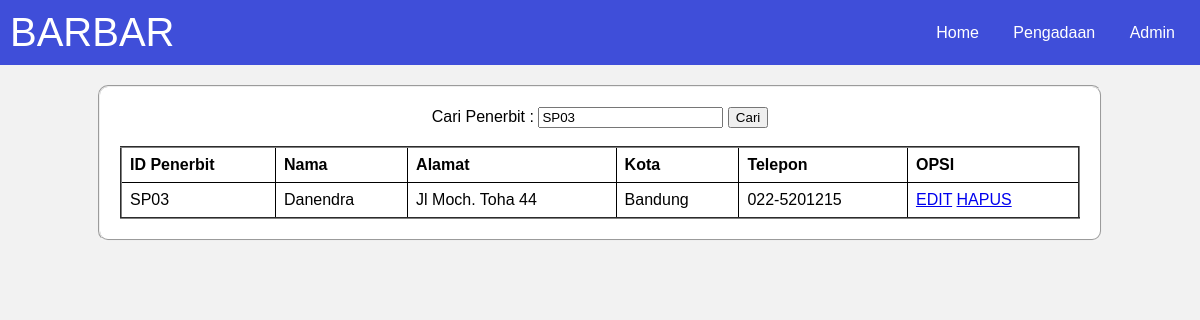
The app's page /Penerbit.php?kata_cari=SP03 with its own data.
### tables this page shows
CREATE TABLE `penerbit` (
  `id_penerbit` varchar(20) NOT NULL,
  `nama` varchar(50) NOT NULL,
  `alamat` varchar(50) NOT NULL,
  `kota` varchar(20) NOT NULL,
  `telepon` varchar(20) NOT NULL
);

### Penerbit.php (the view, shortened to what this page needs)
<!DOCTYPE html>
<html>
<head>
</head>
<body>
<nav>
        <div id="terraBook">BARBAR</div>
        <div>
            <a href="Index.php">Home</a>
            <a href="Penerbit.php">Pengadaan</a>
            <a href="Admin.php">Admin</a>
        </div>
    </nav>
    <fieldset>
    <form method="GET" action="index.php" style="text-align: center;">
        <label>Cari Penerbit : </label>
        <input type="text" name="kata_cari" value="<?php if(isset($_GET['kata_cari'])) { echo
        $_GET['kata_cari']; } ?>" />
        <button type="submit">Cari</button>
    </form>
        <br>
        <table border="2">
            <thead>
                <tr>
                    <th>ID Penerbit</th>
                    <th>Nama</th>
                    <th>Alamat</th>
                    <th>Kota</th>
                    <th>Telepon</th>
                    <th>OPSI</th>
                </tr>
            </thead>
            <tbody>
                <?php
                include 'koneksi.php';
                if(isset($_GET['kata_cari'])) {
                    $kata_cari = $_GET['kata_cari'];
                    $query = "SELECT * FROM penerbit WHERE id_penerbit like '%".$kata_cari."%' OR
                        nama like '%".$kata_cari."%' ORDER BY id_penerbit ASC";
                } else {
                    $query = "SELECT * FROM penerbit ORDER BY id_penerbit ASC";
                }
                $result = mysqli_query($koneksi, $query);
                while ($row = mysqli_fetch_assoc($result)) {
                ?>
                <tr>
                    <td><?php echo $row['id_penerbit']; ?></td>
                    <td><?php echo $row['nama']; ?></td>
                    <td><?php echo $row['alamat']; ?></td>
                    <td><?php echo $row['kota']; ?></td>
                    <td><?php echo $row['telepon']; ?></td>
                    <td>
                        <a href="Edit_penerbit.php?id_penerbit=<?php echo $row['id_penerbit']; ?>">EDIT</a>
                        <a href="Delete_penerbit.php?id_penerbit=<?php echo $row['id_penerbit']; ?>">HAPUS</a>
                    </td>
                </tr>
                <?php
                }
                ?>
            </tbody>
        </table>
    </fieldset>
</body>
</html>

### Penerbit.php (style rules this page uses)
body { font-family: Arial, sans-serif; background-color: #f2f2f2; margin: 0; padding: 0; }
nav { background-color: #3f4ed9; overflow: hidden; display: flex; justify-content: space-between; align-items: center; padding: 10px; }
nav a { color: white; text-align: center; text-decoration: none; padding: 10px; margin: 0 5px; }
#terraBook { font-size: 40px; font-family: 'Arial', sans-serif; color: white; }
fieldset { width: 80%; margin: auto; margin-top: 20px; background-color: white; padding: 20px; border-radius: 10px; }
table { width: 100%; border-collapse: collapse; }
th, td { border: 1px solid black; padding: 8px; text-align: left; }

### records on screen
penerbit: id_penerbit "SP03", nama "Danendra", alamat "Jl Moch. Toha 44", kota "Bandung", telepon "022-5201215"
